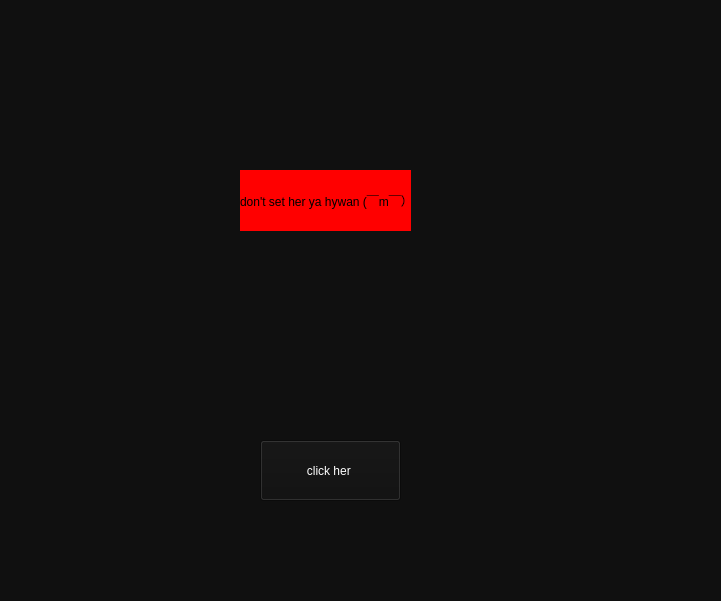
<?xml version="1.0" encoding="UTF-8"?>
<ui version="4.0">
 <class>MainWindow</class>
 <widget class="QMainWindow" name="MainWindow">
  <property name="geometry">
   <rect>
    <x>0</x>
    <y>0</y>
    <width>721</width>
    <height>601</height>
   </rect>
  </property>
  <property name="windowTitle">
   <string>MainWindow</string>
  </property>
  <property name="styleSheet">
   <string notr="true">color: rgb(13, 13, 13);
background-color: rgb(16, 16, 16);</string>
  </property>
  <widget class="QWidget" name="centralwidget">
   <widget class="QPushButton" name="click">
    <property name="geometry">
     <rect>
      <x>260</x>
      <y>440</y>
      <width>141</width>
      <height>61</height>
     </rect>
    </property>
    <property name="styleSheet">
     <string notr="true">color: rgb(255, 255, 255);</string>
    </property>
    <property name="text">
     <string>click her </string>
    </property>
   </widget>
   <widget class="QLabel" name="label">
    <property name="geometry">
     <rect>
      <x>240</x>
      <y>170</y>
      <width>171</width>
      <height>61</height>
     </rect>
    </property>
    <property name="styleSheet">
     <string notr="true">color: rgb(0, 0, 0);
background-color: rgb(255, 0, 0);</string>
    </property>
    <property name="text">
     <string>don't set her ya hywan (￣m￣）</string>
    </property>
   </widget>
   <widget class="QLabel" name="label_2">
    <property name="enabled">
     <bool>true</bool>
    </property>
    <property name="geometry">
     <rect>
      <x>330</x>
      <y>0</y>
      <width>381</width>
      <height>581</height>
     </rect>
    </property>
    <property name="contextMenuPolicy">
     <enum>Qt::DefaultContextMenu</enum>
    </property>
    <property name="frameShadow">
     <enum>QFrame::Plain</enum>
    </property>
    <property name="midLineWidth">
     <number>0</number>
    </property>
    <property name="text">
     <string/>
    </property>
    <property name="textFormat">
     <enum>Qt::RichText</enum>
    </property>
    <property name="pixmap">
     <pixmap>../../../Pictures/Saved Pictures/WhatsApp Image 2024-03-03 at 23.56.01_b290bf24.jpg</pixmap>
    </property>
    <property name="scaledContents">
     <bool>true</bool>
    </property>
   </widget>
   <widget class="QLabel" name="label_3">
    <property name="enabled">
     <bool>true</bool>
    </property>
    <property name="geometry">
     <rect>
      <x>0</x>
      <y>10</y>
      <width>361</width>
      <height>581</height>
     </rect>
    </property>
    <property name="contextMenuPolicy">
     <enum>Qt::DefaultContextMenu</enum>
    </property>
    <property name="frameShadow">
     <enum>QFrame::Plain</enum>
    </property>
    <property name="midLineWidth">
     <number>0</number>
    </property>
    <property name="text">
     <string/>
    </property>
    <property name="textFormat">
     <enum>Qt::RichText</enum>
    </property>
    <property name="pixmap">
     <pixmap>../../../Pictures/Saved Pictures/WhatsApp Image 2024-03-03 at 23.56.51_515de9e7.jpg</pixmap>
    </property>
    <property name="scaledContents">
     <bool>true</bool>
    </property>
   </widget>
   <zorder>label_3</zorder>
   <zorder>label_2</zorder>
   <zorder>click</zorder>
   <zorder>label</zorder>
  </widget>
  <widget class="QStatusBar" name="statusbar"/>
 </widget>
 <resources/>
 <connections/>
</ui>
